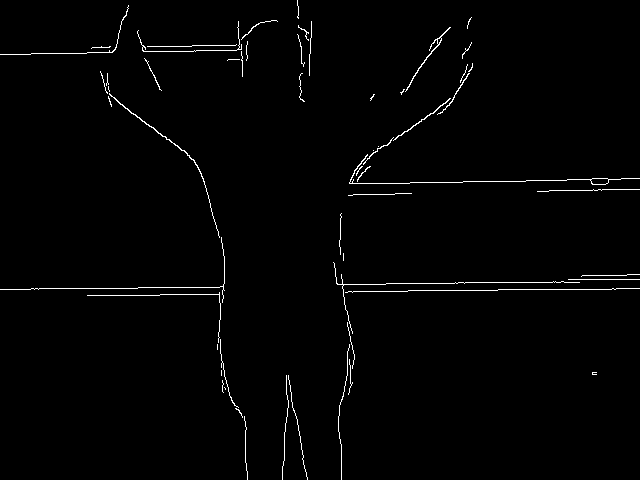
#> input picture image-processing/jumping-tratado/image_254.png, 640 x 480 px; its folder holds 4 pictures in this run
$ python app.py
#> lines starting #> are read from the running program, lines starting #| are printed output that depends on the picture; after the words box and inside, x2 and y2 are one past the last pixel; in counts of white or black regions, pixels touching at a corner belong together
'''
sair de x para (128px,72px)
'''

import cv2
import os

RESOLUTIUON = (128, 128)

def processingImage(pasta_origem, pasta_destino):
#> called with pasta_origem = 'jumping-tratado', pasta_destino = 'jumping-redimensionado'
    novo_tamanho = RESOLUTIUON

    for nome_arquivo in os.listdir(pasta_origem):
        caminho_arquivo = os.path.join(pasta_origem, nome_arquivo)

        imagem = cv2.imread(caminho_arquivo)
#> imagem is the input picture: shape (480, 640, 3); 1.3% white in thin lines or dots

        if imagem is not None:
            imagem_redimensionada = cv2.resize(imagem, novo_tamanho)
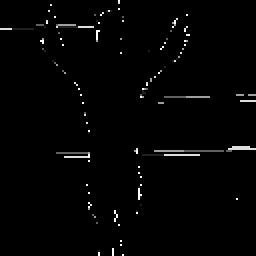
#> imagem_redimensionada: shape (128, 128, 3) (shown 2 times larger); min 0, max 255, mean 3.6

            caminho_salvar = os.path.join(pasta_destino, nome_arquivo)
            cv2.imwrite(caminho_salvar, imagem_redimensionada)

            print(f"Imagem salva: {nome_arquivo}")
        else:
            print(f"Falha ao abrir: {nome_arquivo}")
#> pass 2 of the loop in processingImage, `for nome_arquivo in os.listdir(pasta_origem):`:
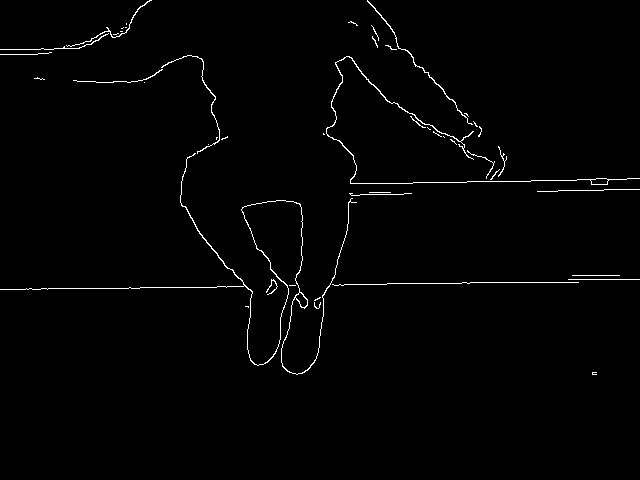
#> input picture image-processing/jumping-tratado/image_255.png, 640 x 480 px
#> in processingImage, imagem is the input picture: shape (480, 640, 3); 1.2% white in thin lines or dots, all inside (x1, y1, x2, y2) = (0, 0, 640, 375)
#> in processingImage, `imagem_redimensionada = cv2.resize(imagem, novo_tamanho)`:
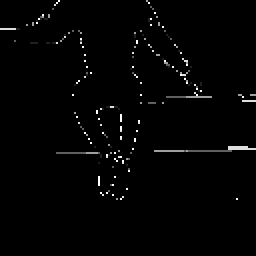
#> imagem_redimensionada: shape (128, 128, 3) (shown 2 times larger); min 0, max 255, mean 3.4
#> pass 3 of the loop in processingImage, `for nome_arquivo in os.listdir(pasta_origem):`:
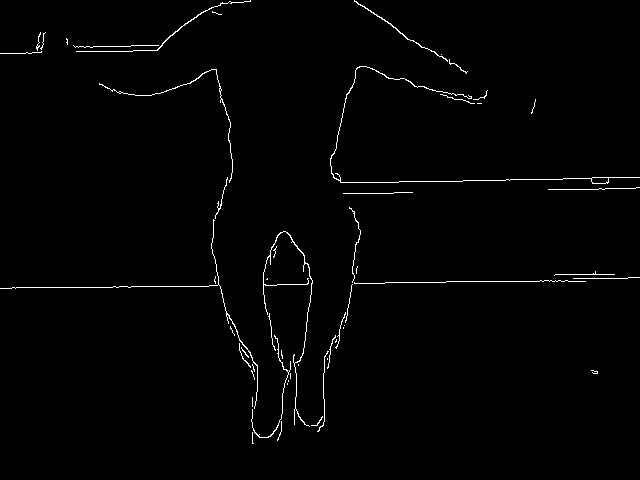
#> input picture image-processing/jumping-tratado/image_262.png, 640 x 480 px
#> in processingImage, imagem is the input picture: shape (480, 640, 3); 1.2% white in thin lines or dots
#> in processingImage, `imagem_redimensionada = cv2.resize(imagem, novo_tamanho)`:
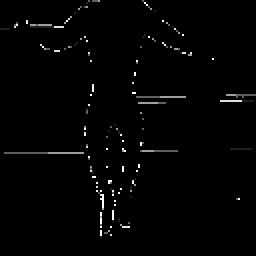
#> imagem_redimensionada: shape (128, 128, 3) (shown 2 times larger); min 0, max 255, mean 3.4
#> the loop made 4 passes; the first 3 are shown

origem_jumping = "jumping-tratado"
destino_jumping = "jumping-redimensionado"

origem_nojumping = "no-jumping-tratado"
destino_nojumping = "no-jumping-redimensionado"

os.makedirs(destino_jumping, exist_ok=True)
os.makedirs(destino_nojumping, exist_ok=True)

processingImage(origem_jumping, destino_jumping)
processingImage(origem_nojumping, destino_nojumping)
#> (the run stopped early here; a loop or call above may not have finished)
